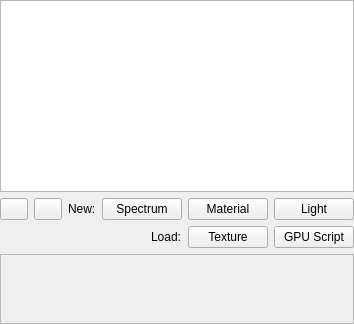
       <widget class="QWidget" name="assetsTab">
        <attribute name="icon">
         <iconset resource="../icons/icons.qrc">
          <normaloff>:/icons/gear-b.png</normaloff>:/icons/gear-b.png</iconset>
        </attribute>
        <attribute name="title">
         <string>Assets</string>
        </attribute>
        <attribute name="toolTip">
         <string>View and manipulate scene assets</string>
        </attribute>
        <layout class="QGridLayout" name="gridLayout_5">
         <property name="leftMargin">
          <number>0</number>
         </property>
         <property name="topMargin">
          <number>0</number>
         </property>
         <property name="rightMargin">
          <number>0</number>
         </property>
         <property name="bottomMargin">
          <number>0</number>
         </property>
         <item row="4" column="0">
          <widget class="QScrollArea" name="assetScrollArea">
           <property name="widgetResizable">
            <bool>true</bool>
           </property>
           <widget class="QWidget" name="scrollAreaWidgetContents_3">
            <property name="geometry">
             <rect>
              <x>0</x>
              <y>0</y>
              <width>380</width>
              <height>285</height>
             </rect>
            </property>
           </widget>
          </widget>
         </item>
         <item row="2" column="0">
          <layout class="QGridLayout" name="gridLayout_3">
           <property name="sizeConstraint">
            <enum>QLayout::SetNoConstraint</enum>
           </property>
           <property name="bottomMargin">
            <number>0</number>
           </property>
           <item row="1" column="1">
            <widget class="QLabel" name="label_8">
             <property name="text">
              <string>Load:</string>
             </property>
            </widget>
           </item>
           <item row="1" column="3">
            <widget class="QPushButton" name="loadShaderButton">
             <property name="toolTip">
              <string>Load a GPU script file</string>
             </property>
             <property name="text">
              <string>GPU Script</string>
             </property>
            </widget>
           </item>
           <item row="1" column="2">
            <widget class="QPushButton" name="loadTextureButton">
             <property name="toolTip">
              <string>Load a texture file</string>
             </property>
             <property name="text">
              <string>Texture</string>
             </property>
            </widget>
           </item>
           <item row="1" column="0">
            <spacer name="horizontalSpacer_7">
             <property name="orientation">
              <enum>Qt::Horizontal</enum>
             </property>
             <property name="sizeHint" stdset="0">
              <size>
               <width>40</width>
               <height>20</height>
              </size>
             </property>
            </spacer>
           </item>
          </layout>
         </item>
         <item row="1" column="0">
          <layout class="QHBoxLayout" name="horizontalLayout">
           <property name="spacing">
            <number>6</number>
           </property>
           <item>
            <widget class="QPushButton" name="removeAssetButton">
             <property name="sizePolicy">
              <sizepolicy hsizetype="Minimum" vsizetype="Fixed">
               <horstretch>0</horstretch>
               <verstretch>0</verstretch>
              </sizepolicy>
             </property>
             <property name="minimumSize">
              <size>
               <width>0</width>
               <height>0</height>
              </size>
             </property>
             <property name="maximumSize">
              <size>
               <width>28</width>
               <height>28</height>
              </size>
             </property>
             <property name="toolTip">
              <string>Remove Asset</string>
             </property>
             <property name="text">
              <string/>
             </property>
             <property name="icon">
              <iconset resource="../icons/icons.qrc">
               <normaloff>:/icons/trash-a.png</normaloff>:/icons/trash-a.png</iconset>
             </property>
             <property name="iconSize">
              <size>
               <width>24</width>
               <height>24</height>
              </size>
             </property>
             <property name="default">
              <bool>false</bool>
             </property>
             <property name="flat">
              <bool>false</bool>
             </property>
            </widget>
           </item>
           <item>
            <widget class="QPushButton" name="cloneButton">
             <property name="maximumSize">
              <size>
               <width>28</width>
               <height>28</height>
              </size>
             </property>
             <property name="toolTip">
              <string>Clone Asset</string>
             </property>
             <property name="text">
              <string/>
             </property>
             <property name="icon">
              <iconset resource="../icons/icons.qrc">
               <normaloff>:/icons/clone.png</normaloff>:/icons/clone.png</iconset>
             </property>
             <property name="iconSize">
              <size>
               <width>24</width>
               <height>24</height>
              </size>
             </property>
            </widget>
           </item>
           <item>
            <spacer name="horizontalSpacer_4">
             <property name="orientation">
              <enum>Qt::Horizontal</enum>
             </property>
             <property name="sizeHint" stdset="0">
              <size>
               <width>0</width>
               <height>20</height>
              </size>
             </property>
            </spacer>
           </item>
           <item>
            <widget class="QLabel" name="label_7">
             <property name="text">
              <string>New:</string>
             </property>
            </widget>
           </item>
           <item>
            <widget class="QPushButton" name="newSpecButton">
             <property name="toolTip">
              <string>Create a new spectrum object</string>
             </property>
             <property name="text">
              <string>Spectrum</string>
             </property>
            </widget>
           </item>
           <item>
            <widget class="QPushButton" name="newMatButton">
             <property name="toolTip">
              <string>Create a new material object</string>
             </property>
             <property name="text">
              <string>Material</string>
             </property>
            </widget>
           </item>
           <item>
            <widget class="QPushButton" name="newLightButton">
             <property name="toolTip">
              <string>Create a new light object</string>
             </property>
             <property name="text">
              <string>Light</string>
             </property>
            </widget>
           </item>
          </layout>
         </item>
         <item row="0" column="0">
          <widget class="QTreeView" name="assetList">
           <property name="maximumSize">
            <size>
             <width>16777215</width>
             <height>200</height>
            </size>
           </property>
           <property name="selectionMode">
            <enum>QAbstractItemView::SingleSelection</enum>
           </property>
           <property name="autoExpandDelay">
            <number>-1</number>
           </property>
          </widget>
         </item>
        </layout>
       </widget>
